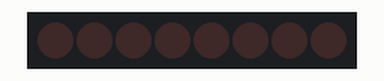
This sketch was run on a simulated Arduino Uno, built with avr-gcc and run on an emulated ATmega328P. Parts: 8 shift-register outputs drawn as a row of LEDs (first output left, lit = HIGH). Wiring (inferred from the names in the program): shift register (74HC595): data pin 5; shift clock pin 8; latch pin 7. Wiring (inferred from the signals the program sends): row of LEDs: on Q0, Q1, Q2, Q3, Q4, Q5, Q6, Q7.

Above: at 0.5 s.
At 2.7 s:
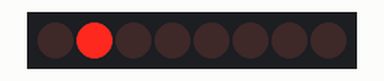
At 3.8 s:
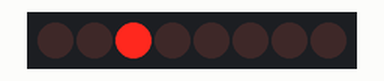
At 6.0 s:
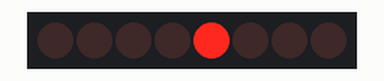
At 9.2 s:
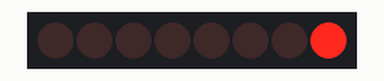
At 12.5 s:
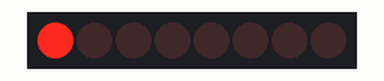
Timing chart, 0 to 14.0 s (numbered marks = the images above):
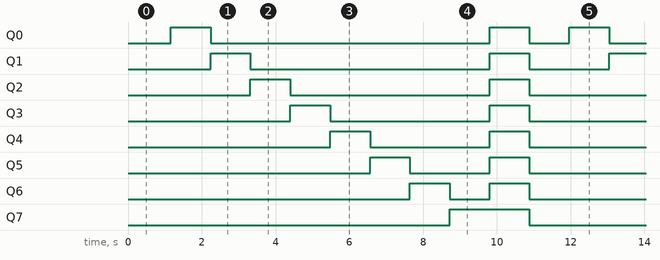

The sketch:

shift_register.ino
```cpp
enum outputs {entrada=5, saida=7, deslocamento};

void shiftRegister(int entrada, int deslocamento, byte numero);

byte numero = 0;
byte lista_numeros[10] = {0, 1, 2, 4, 8, 16, 32, 64, 128, 255};

void setup()
{
  for(int i = 7; i<9; i++)pinMode(i, OUTPUT);
  for(int i = 7; i<9; i++)digitalWrite(i, 0);
  pinMode(entrada, OUTPUT);
  digitalWrite(entrada, 0);
}

void loop()
{
	for (int i = 0; i < 10; i++)
    {
      //pega um numero da lista
      numero = lista_numeros[i];
      //desliga a saída
      digitalWrite(saida, 0);
      //funcao do shift register
      shiftRegister(entrada, deslocamento, numero);
      //transmite os dados no registrador para a saída
      digitalWrite(saida, 1);
      delay(1000);
    }
}

void shiftRegister(int entrada, int deslocamento, byte numero)
{
  //variavel que controla se é 0 ou 1
  //o bit que vai para o registrador
  int estado;

  //zera tudo
  digitalWrite(entrada, 0);
  digitalWrite(deslocamento, 0);

  //função q passa por cada bit do número
  for (int i=7; i>=0; i--)
  {
    digitalWrite(deslocamento, 0);

    //se o bit na posição indicada pelo valor de i
    //for 1 então estado = 1, se não estado = 0
    //Ex: 4 = 00000100,
    //i = 1 -> 00000100 & 00000010 -> estado = 0
    //i = 2 -> 00000100 & 00000100 -> estado = 1
    (numero & (1<<i)) ? estado= 1: estado = 0;

    //coloca em 1 ou 0 o bit q será passado para o registrador
    digitalWrite(entrada, estado);
    delay(10);
    //faz shift no bit para o registrador
    digitalWrite(deslocamento, 1);
    //coloca o bit em zero
    digitalWrite(entrada, 0);
  }
  //para de dar shift nos bits
  digitalWrite(deslocamento, 0);
}
```

Measured:
- by itself, Q0: repeats every 10.8 s: LOW 7.6 s, HIGH 1.1 s, LOW 1.1 s, HIGH 1.1 s
- by itself, Q1: repeats every 10.8 s: LOW 6.5 s, HIGH 1.1 s, LOW 2.2 s, HIGH 1.1 s
- by itself, Q2: repeats every 10.8 s: LOW 5.4 s, HIGH 1.1 s, LOW 3.2 s, HIGH 1.1 s
- by itself, Q3: alternates HIGH for 1.1 s and LOW for 4.3 s
- by itself, Q4: repeats every 10.8 s: LOW 3.2 s, HIGH 1.1 s, LOW 5.4 s, HIGH 1.1 s
- by itself, Q5: repeats every 10.8 s: LOW 2.2 s, HIGH 1.1 s, LOW 6.5 s, HIGH 1.1 s
- by itself, Q6: repeats every 10.8 s: LOW 1.1 s, HIGH 1.1 s, LOW 7.6 s, HIGH 1.1 s
- by itself, Q7: alternates HIGH for 2.2 s and LOW for 8.6 s
